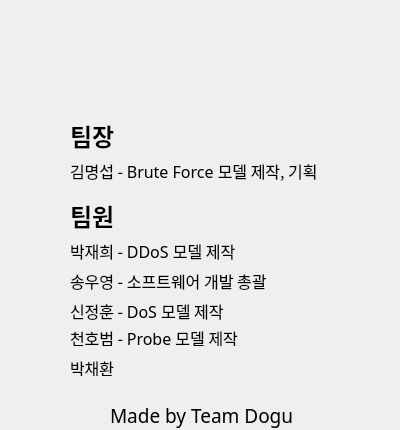
<?xml version="1.0" encoding="UTF-8"?>
<ui version="4.0">
 <class>Form</class>
 <widget class="QWidget" name="Form">
  <property name="geometry">
   <rect>
    <x>0</x>
    <y>0</y>
    <width>400</width>
    <height>430</height>
   </rect>
  </property>
  <property name="font">
   <font>
    <kerning>true</kerning>
   </font>
  </property>
  <property name="windowTitle">
   <string>제작자 정보</string>
  </property>
  <widget class="QLabel" name="label_2">
   <property name="geometry">
    <rect>
     <x>70</x>
     <y>120</y>
     <width>51</width>
     <height>31</height>
    </rect>
   </property>
   <property name="font">
    <font>
     <family>맑은 고딕</family>
     <pointsize>18</pointsize>
     <weight>75</weight>
     <bold>true</bold>
     <kerning>true</kerning>
    </font>
   </property>
   <property name="text">
    <string>팀장</string>
   </property>
  </widget>
  <widget class="QLabel" name="label_3">
   <property name="geometry">
    <rect>
     <x>70</x>
     <y>200</y>
     <width>56</width>
     <height>31</height>
    </rect>
   </property>
   <property name="font">
    <font>
     <family>맑은 고딕</family>
     <pointsize>18</pointsize>
     <weight>75</weight>
     <bold>true</bold>
     <kerning>true</kerning>
    </font>
   </property>
   <property name="text">
    <string>팀원</string>
   </property>
  </widget>
  <widget class="QLabel" name="label_4">
   <property name="geometry">
    <rect>
     <x>70</x>
     <y>160</y>
     <width>281</width>
     <height>21</height>
    </rect>
   </property>
   <property name="font">
    <font>
     <family>맑은 고딕</family>
     <pointsize>12</pointsize>
     <kerning>true</kerning>
    </font>
   </property>
   <property name="text">
    <string>김명섭 - Brute Force 모델 제작, 기획</string>
   </property>
  </widget>
  <widget class="QLabel" name="label_5">
   <property name="geometry">
    <rect>
     <x>70</x>
     <y>240</y>
     <width>271</width>
     <height>21</height>
    </rect>
   </property>
   <property name="font">
    <font>
     <family>맑은 고딕</family>
     <pointsize>12</pointsize>
     <kerning>true</kerning>
    </font>
   </property>
   <property name="text">
    <string>박재희 - DDoS 모델 제작</string>
   </property>
  </widget>
  <widget class="QLabel" name="label_6">
   <property name="geometry">
    <rect>
     <x>70</x>
     <y>270</y>
     <width>251</width>
     <height>21</height>
    </rect>
   </property>
   <property name="font">
    <font>
     <family>맑은 고딕</family>
     <pointsize>12</pointsize>
     <kerning>true</kerning>
    </font>
   </property>
   <property name="text">
    <string>송우영 - 소프트웨어 개발 총괄</string>
   </property>
  </widget>
  <widget class="QLabel" name="label_7">
   <property name="geometry">
    <rect>
     <x>70</x>
     <y>300</y>
     <width>281</width>
     <height>21</height>
    </rect>
   </property>
   <property name="font">
    <font>
     <family>맑은 고딕</family>
     <pointsize>12</pointsize>
     <kerning>true</kerning>
    </font>
   </property>
   <property name="text">
    <string>신정훈 - DoS 모델 제작</string>
   </property>
  </widget>
  <widget class="QLabel" name="label_8">
   <property name="geometry">
    <rect>
     <x>70</x>
     <y>330</y>
     <width>291</width>
     <height>16</height>
    </rect>
   </property>
   <property name="font">
    <font>
     <family>맑은 고딕</family>
     <pointsize>12</pointsize>
     <kerning>true</kerning>
    </font>
   </property>
   <property name="text">
    <string>천호범 - Probe 모델 제작</string>
   </property>
  </widget>
  <widget class="QLabel" name="label">
   <property name="geometry">
    <rect>
     <x>70</x>
     <y>360</y>
     <width>311</width>
     <height>16</height>
    </rect>
   </property>
   <property name="font">
    <font>
     <family>맑은 고딕</family>
     <pointsize>12</pointsize>
     <kerning>true</kerning>
    </font>
   </property>
   <property name="text">
    <string>박채환</string>
   </property>
  </widget>
  <widget class="QLabel" name="team_logo">
   <property name="geometry">
    <rect>
     <x>50</x>
     <y>10</y>
     <width>301</width>
     <height>101</height>
    </rect>
   </property>
   <property name="text">
    <string/>
   </property>
  </widget>
  <widget class="QLabel" name="label_9">
   <property name="geometry">
    <rect>
     <x>110</x>
     <y>400</y>
     <width>191</width>
     <height>31</height>
    </rect>
   </property>
   <property name="font">
    <font>
     <family>맑은 고딕</family>
     <pointsize>14</pointsize>
     <kerning>true</kerning>
    </font>
   </property>
   <property name="text">
    <string>Made by Team Dogu</string>
   </property>
  </widget>
 </widget>
 <resources/>
 <connections/>
</ui>
